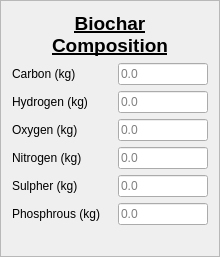
         <widget class="QFrame" name="frame_5">
          <property name="styleSheet">
           <string notr="true">background: none;</string>
          </property>
          <property name="frameShape">
           <enum>QFrame::StyledPanel</enum>
          </property>
          <property name="frameShadow">
           <enum>QFrame::Raised</enum>
          </property>
          <layout class="QGridLayout" name="gridLayout_2">
           <item row="0" column="0">
            <layout class="QHBoxLayout" name="horizontalLayout_34">
             <item>
              <spacer name="horizontalSpacer_21">
               <property name="orientation">
                <enum>Qt::Horizontal</enum>
               </property>
               <property name="sizeHint" stdset="0">
                <size>
                 <width>40</width>
                 <height>20</height>
                </size>
               </property>
              </spacer>
             </item>
             <item>
              <widget class="QLabel" name="label_29">
               <property name="font">
                <font>
                 <pointsize>14</pointsize>
                 <weight>75</weight>
                 <bold>true</bold>
                 <underline>true</underline>
                </font>
               </property>
               <property name="text">
                <string>Biochar
Composition</string>
               </property>
               <property name="alignment">
                <set>Qt::AlignCenter</set>
               </property>
              </widget>
             </item>
             <item>
              <spacer name="horizontalSpacer_22">
               <property name="orientation">
                <enum>Qt::Horizontal</enum>
               </property>
               <property name="sizeHint" stdset="0">
                <size>
                 <width>40</width>
                 <height>20</height>
                </size>
               </property>
              </spacer>
             </item>
            </layout>
           </item>
           <item row="1" column="0">
            <layout class="QHBoxLayout" name="horizontalLayout_9">
             <item>
              <widget class="QLabel" name="label_8">
               <property name="text">
                <string>Carbon (kg)</string>
               </property>
              </widget>
             </item>
             <item>
              <widget class="QLineEdit" name="lineEdit_25">
               <property name="maximumSize">
                <size>
                 <width>90</width>
                 <height>16777215</height>
                </size>
               </property>
               <property name="text">
                <string/>
               </property>
               <property name="placeholderText">
                <string>0.0</string>
               </property>
              </widget>
             </item>
            </layout>
           </item>
           <item row="2" column="0">
            <layout class="QHBoxLayout" name="horizontalLayout_22">
             <item>
              <widget class="QLabel" name="label_23">
               <property name="text">
                <string>Hydrogen (kg)</string>
               </property>
              </widget>
             </item>
             <item>
              <widget class="QLineEdit" name="lineEdit_26">
               <property name="maximumSize">
                <size>
                 <width>90</width>
                 <height>16777215</height>
                </size>
               </property>
               <property name="text">
                <string/>
               </property>
               <property name="placeholderText">
                <string>0.0</string>
               </property>
              </widget>
             </item>
            </layout>
           </item>
           <item row="3" column="0">
            <layout class="QHBoxLayout" name="horizontalLayout_41">
             <item>
              <widget class="QLabel" name="label_36">
               <property name="text">
                <string>Oxygen (kg)</string>
               </property>
              </widget>
             </item>
             <item>
              <widget class="QLineEdit" name="lineEdit_27">
               <property name="maximumSize">
                <size>
                 <width>90</width>
                 <height>16777215</height>
                </size>
               </property>
               <property name="text">
                <string/>
               </property>
               <property name="placeholderText">
                <string>0.0</string>
               </property>
              </widget>
             </item>
            </layout>
           </item>
           <item row="4" column="0">
            <layout class="QHBoxLayout" name="horizontalLayout_42">
             <item>
              <widget class="QLabel" name="label_37">
               <property name="text">
                <string>Nitrogen (kg)</string>
               </property>
              </widget>
             </item>
             <item>
              <widget class="QLineEdit" name="lineEdit_28">
               <property name="maximumSize">
                <size>
                 <width>90</width>
                 <height>16777215</height>
                </size>
               </property>
               <property name="text">
                <string/>
               </property>
               <property name="placeholderText">
                <string>0.0</string>
               </property>
              </widget>
             </item>
            </layout>
           </item>
           <item row="5" column="0">
            <layout class="QHBoxLayout" name="horizontalLayout_43">
             <item>
              <widget class="QLabel" name="label_38">
               <property name="text">
                <string>Sulpher (kg)</string>
               </property>
              </widget>
             </item>
             <item>
              <widget class="QLineEdit" name="lineEdit_29">
               <property name="maximumSize">
                <size>
                 <width>90</width>
                 <height>16777215</height>
                </size>
               </property>
               <property name="text">
                <string/>
               </property>
               <property name="placeholderText">
                <string>0.0</string>
               </property>
              </widget>
             </item>
            </layout>
           </item>
           <item row="6" column="0">
            <layout class="QHBoxLayout" name="horizontalLayout_44">
             <item>
              <widget class="QLabel" name="label_39">
               <property name="text">
                <string>Phosphrous (kg)</string>
               </property>
              </widget>
             </item>
             <item>
              <widget class="QLineEdit" name="lineEdit_30">
               <property name="maximumSize">
                <size>
                 <width>90</width>
                 <height>16777215</height>
                </size>
               </property>
               <property name="text">
                <string/>
               </property>
               <property name="placeholderText">
                <string>0.0</string>
               </property>
              </widget>
             </item>
            </layout>
           </item>
           <item row="7" column="0">
            <spacer name="verticalSpacer_4">
             <property name="orientation">
              <enum>Qt::Vertical</enum>
             </property>
             <property name="sizeHint" stdset="0">
              <size>
               <width>20</width>
               <height>20</height>
              </size>
             </property>
            </spacer>
           </item>
          </layout>
         </widget>
